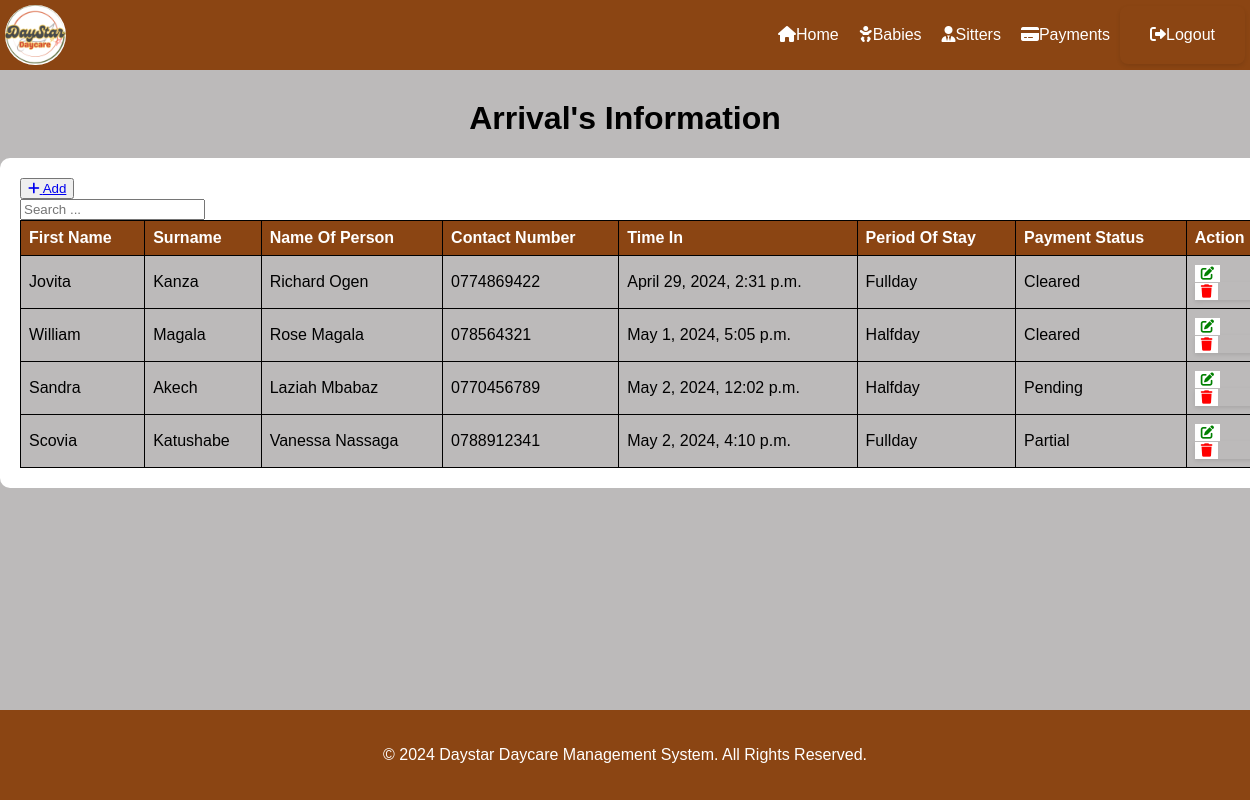
The page /arrival_list/ on the database its author committed.
### ddms_app/models.py (models this page shows, shortened)
class Arrival(models.Model):
    PERIOD = (
        ('Halfday', 'Halfday'),
        ('Fullday', 'Fullday'),
    )
    STATUS = (
        ('Pending', 'Pending'),
        ('Cleared', 'Cleared'),
        ('Partial', 'Partial'),
    )
    first_name = models.CharField(max_length=50, blank=True,null=True)
    last_name = models.CharField(max_length=50, blank=True, null=True)
    name_person = models.CharField(max_length=50, blank=True, null=True)
    person_contact = models.CharField(max_length=50, blank=True, null=True)
    time_in = models.DateTimeField(auto_now_add = True, blank=True, null=True)
    period_of_stay = models.CharField(max_length=20, blank=True, null=True, choices=PERIOD)
    payment_status = models.CharField(max_length=20, blank=True, null=True, choices=STATUS )

### ddms_app/views.py (the view)
# urls.py: path('arrival_list/', views.arrival_list, name='arrival_list'),
def arrival_list(request):
    records = Arrival.objects.all()
    return render(request, 'arrival_list.html', {'records': records})

### ddms_app/templates/arrival_list.html (shortened to what this page needs)
{% extends  'base.html' %}
{% block content%}
    <h1>Arrival's Information</h1>
    <div class="mt-4 p-5 bg-secondary text-white rounded">
        <table class="table table-striped table-bordered">
            <div class="mb-3">
                <button><a href="{% url 'add_arrival' %}" class="btn btn-success">
                    <i class="fas fa-plus"></i> Add
                </a></button>
                <form class="button" style="  box-shadow: 0px; padding: 0px; border-radius: 0px; margin: 0px; max-width: 200px;" method="GET" action="{% url 'arrivals_list' %}">
                    <input type="text" name="search" class="form-control" placeholder="Search ...">
                </form>
            </div>
            <thead>
                <tr>
                    <th>First Name</th>
                    <th>Surname</th>
                    <th>Name Of Person</th>
                    <th>Contact Number</th>
                    <th>Time In</th>
                    <th>Period Of Stay</th>
                    <th>Payment Status</th>
                    <th>Action</th>
                </tr>
            </thead>
            <tbody>
                {% for arrival in records %}
                <tr>
                    <td>{{ arrival.first_name }}</td>
                    <td>{{ arrival.last_name }}</td>
                    <td>{{ arrival.name_person }}</td>
                    <td>{{ arrival.person_contact }}</td>
                    <td>{{ arrival.time_in }}</td>
                    <td>{{ arrival.period_of_stay }}</td>
                    <td>{{ arrival.payment_status }}</td>
                <td>
                    <button type="submit"><a href="{% url 'edit_arrival' arrival.id %}" class="btn btn-danger"><i class="fas fa-edit"></i></a></button>
                            <form style="  box-shadow: 0px;padding: 0px; border-radius: 0px; margin: 0px;"  action="{% url 'delete_arrival' arrival.id %}" method="post" onsubmit="return confirm('Are you sure you want to delete this record?');">
                                <button   class="btn btn-danger"><i class="fas fa-trash"></i></button>
                            </form>
                        </td>
                    </tr>
                {% endfor %}
            </tbody>
        </table>
    </div>
    {% endblock %}

### ddms_app/templates/base.html (style rules this page uses)
body { font-family: Arial, sans-serif; background-color: rgb(188, 186, 186); margin: 0; padding: 0; color:white; overflow-x: hidden; }
h1 { text-align: center; margin-top: 30px; color:#000000; }
form { max-width: 500px; margin: 0 auto; padding: 20px; border-radius: 8px; box-shadow: 0 2px 4px rgba(0, 0, 0, 0.1); }
.mt-4 { margin-top: 20px; }
.p-5 { padding: 20px; }
.bg-secondary { background-color: white; border-radius: 10px; width: 100%; }
.text-white { color: #fff; }
table { width: 100%; border-collapse: collapse; border-spacing: 0; }
th, td { border: 1px solid #000000; padding: 8px; text-align: left; }
th { background-color: #8B4513; color: white; border: 1px solid black; }
td { background-color: rgb(188, 186, 186); color:#000000 }
td button { background-color: white ; color: red; border: none; cursor: pointer; }
td button a { color:green; text-decoration: none; background-color: white; }

### rows shown on the page
Arrival: first_name "Jovita", last_name "Kanza", name_person "Richard Ogen", person_contact "0774869422", time_in "April 29, 2024, 2:31 p.m.", period_of_stay "Fullday", payment_status "Cleared"
Arrival: first_name "William", last_name "Magala", name_person "Rose Magala", person_contact "078564321", time_in "May 1, 2024, 5:05 p.m.", period_of_stay "Halfday", payment_status "Cleared"
Arrival: first_name "Sandra", last_name "Akech", name_person "Laziah Mbabaz", person_contact "0770456789", time_in "May 2, 2024, 12:02 p.m.", period_of_stay "Halfday", payment_status "Pending"
Arrival: first_name "Scovia", last_name "Katushabe", name_person "Vanessa Nassaga", person_contact "0788912341", time_in "May 2, 2024, 4:10 p.m.", period_of_stay "Fullday", payment_status "Partial"
